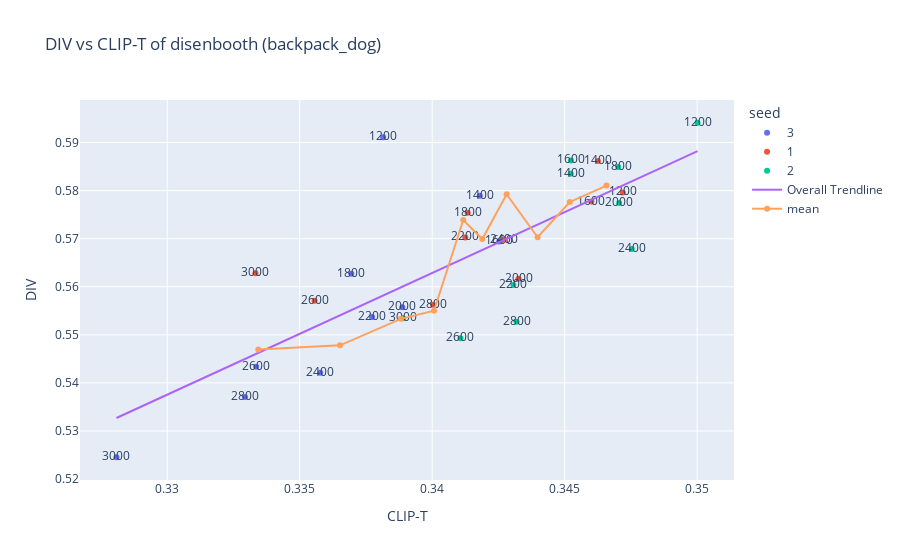

Notebook source saved alongside this figure:
### Code cell
make_versus_plot(method, concept, 'DIV', exclude_early=True).show()

### Figure 1 — Plotly figure (JSON) as saved in the notebook; plotly's stock layout.template omitted (floating-point values rounded to 4 significant figures)
{"data": [{"hovertemplate": "seed=3<br>CLIP-T=%{x}<br>DIV=%{y}<br>text=%{text}<extra></extra>", "legendgroup": "3", "marker": {"color": "#636efa", "symbol": "circle"}, "mode": "markers+text", "name": "3", "orientation": "v", "showlegend": true, "text": ["3000", "2800", "2600", "2400", "1800", "2200", "1200", "2000", "1400", "1600"], "type": "scatter", "x": [0.3281, 0.3329, 0.3334, 0.3358, 0.3369, 0.3377, 0.3381, 0.3389, 0.3418, 0.3425], "xaxis": "x", "y": [0.5245, 0.5371, 0.5434, 0.5421, 0.5627, 0.5537, 0.5911, 0.5557, 0.5789, 0.5694], "yaxis": "y"}, {"hovertemplate": "seed=1<br>CLIP-T=%{x}<br>DIV=%{y}<br>text=%{text}<extra></extra>", "legendgroup": "1", "marker": {"color": "#EF553B", "symbol": "circle"}, "mode": "markers+text", "name": "1", "orientation": "v", "showlegend": true, "text": ["3000", "2600", "2800", "2200", "1800", "2400", "2000", "1600", "1400", "1200"], "type": "scatter", "x": [0.3333, 0.3356, 0.34, 0.3412, 0.3413, 0.3427, 0.3433, 0.346, 0.3463, 0.3472], "xaxis": "x", "y": [0.5628, 0.5571, 0.5563, 0.5703, 0.5754, 0.5698, 0.5617, 0.5777, 0.5862, 0.5796], "yaxis": "y"}, {"hovertemplate": "seed=2<br>CLIP-T=%{x}<br>DIV=%{y}<br>text=%{text}<extra></extra>", "legendgroup": "2", "marker": {"color": "#00cc96", "symbol": "circle"}, "mode": "markers+text", "name": "2", "orientation": "v", "showlegend": true, "text": ["3000", "2600", "2200", "2800", "1400", "1600", "1800", "2000", "2400", "1200"], "type": "scatter", "x": [0.3389, 0.3411, 0.3431, 0.3432, 0.3452, 0.3452, 0.347, 0.3471, 0.3475, 0.35], "xaxis": "x", "y": [0.5535, 0.5493, 0.5604, 0.5527, 0.5835, 0.5863, 0.5849, 0.5774, 0.5678, 0.5941], "yaxis": "y"}, {"hovertemplate": "<b>OLS trendline</b><br>DIV = 2.531 * CLIP-T + -0.297669<br>R<sup>2</sup>=0.605721<br><br>CLIP-T=%{x}<br>DIV=%{y} <b>(trend)</b><extra></extra>", "legendgroup": "Overall Trendline", "line": {"color": "#ab63fa"}, "mode": "lines", "name": "Overall Trendline", "showlegend": true, "type": "scatter", "x": [0.3281, 0.3329, 0.3333, 0.3334, 0.3356, 0.3358, 0.3369, 0.3377, 0.3381, 0.3389, 0.3389, 0.34, 0.3411, 0.3412, 0.3413, 0.3418, 0.3425, 0.3427, 0.3431, 0.3432, 0.3433, 0.3452, 0.3452, 0.346, 0.3463, 0.347, 0.3471, 0.3472, 0.3475, 0.35], "xaxis": "x", "y": [0.5327, 0.545, 0.546, 0.5461, 0.5516, 0.5522, 0.5551, 0.5571, 0.5582, 0.56, 0.5601, 0.5629, 0.5656, 0.566, 0.5663, 0.5674, 0.5693, 0.5697, 0.5706, 0.5709, 0.5711, 0.5761, 0.5761, 0.5781, 0.5787, 0.5806, 0.5807, 0.5811, 0.5819, 0.5882], "yaxis": "y"}, {"mode": "lines+markers", "name": "mean", "showlegend": true, "type": "scatter", "x": [0.3334, 0.3365, 0.3388, 0.3401, 0.3412, 0.3419, 0.3428, 0.344, 0.3452, 0.3466], "y": [0.5469, 0.5478, 0.5533, 0.555, 0.5739, 0.5699, 0.5792, 0.5703, 0.5776, 0.5811]}], "layout": {"autosize": true, "legend": {"title": {"text": "seed"}, "tracegroupgap": 0}, "title": {"text": "DIV vs CLIP-T of disenbooth (backpack_dog)"}, "xaxis": {"anchor": "y", "autorange": true, "domain": [0, 1], "nticks": 10, "range": [0.3267, 0.3514], "title": {"text": "CLIP-T"}, "type": "linear"}, "yaxis": {"anchor": "x", "autorange": true, "domain": [0, 1], "nticks": 10, "range": [0.5188, 0.5999], "title": {"text": "DIV"}, "type": "linear"}}}
